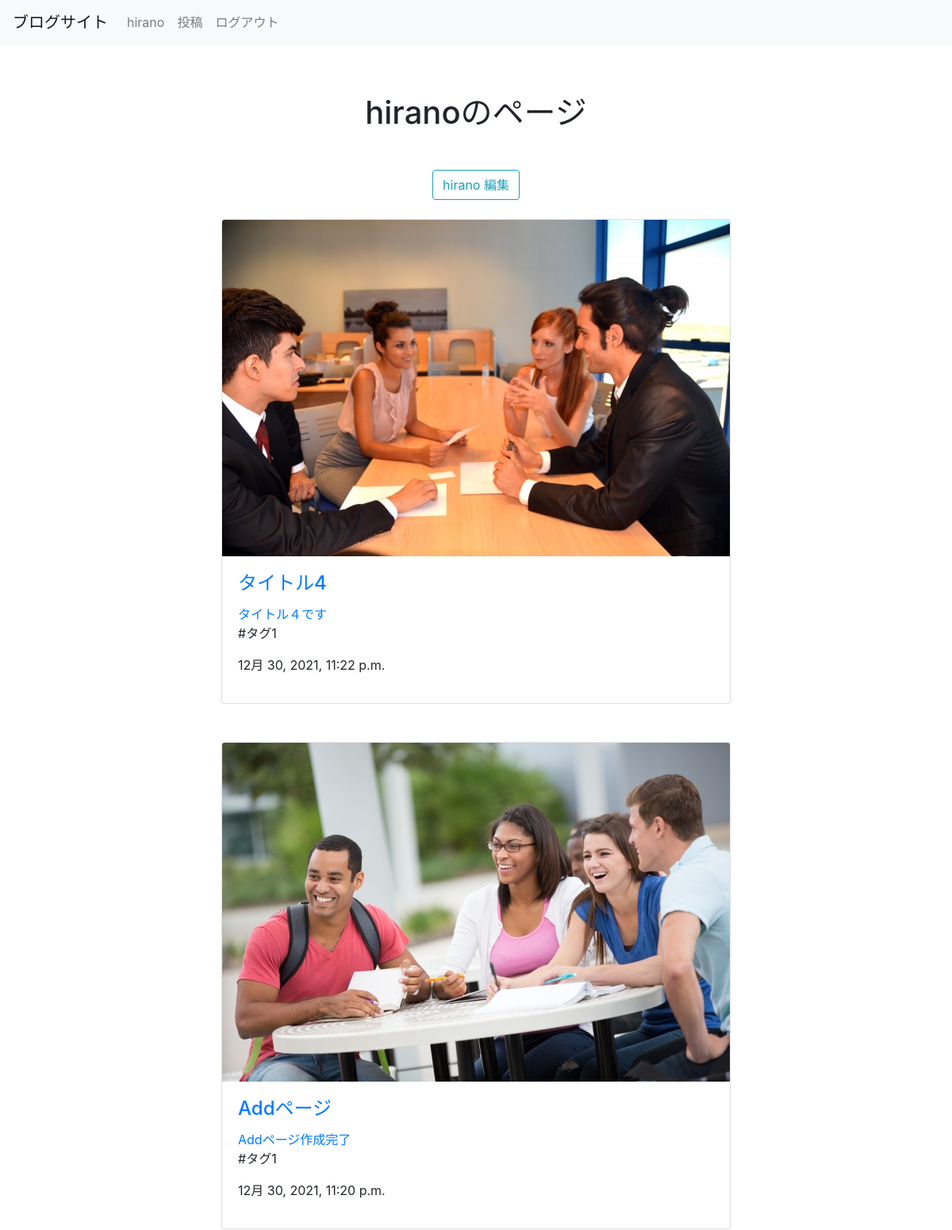
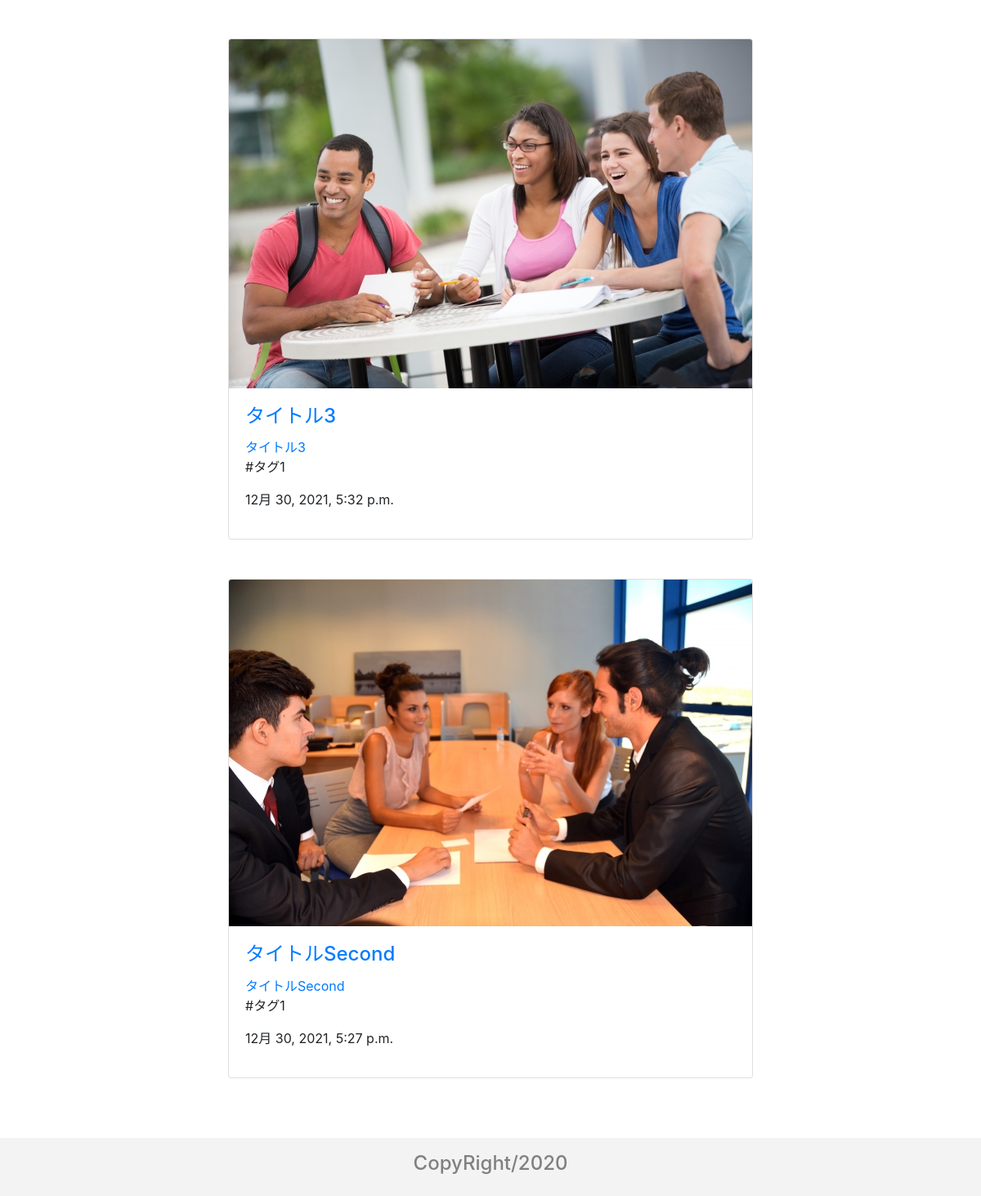
Screenshot of /user/1/ (signed in) with the database file from the repository (2 pictures, top to bottom).
### blog_app/models.py (models this page shows, shortened)
class Post(models.Model):
    title = models.CharField('タイトル', max_length=35)
    text = models.TextField('本文')
    image = models.ImageField('画像', upload_to='images', blank=True)
    created_at = models.DateTimeField('投稿日', default=timezone.now)
    tag = models.ForeignKey(Tag, verbose_name='タグ', on_delete=models.PROTECT)
    user = models.ForeignKey(User, on_delete=models.CASCADE)

class Tag(models.Model):
    tag = models.CharField('タグ名', max_length=50)
    def __str__(self):
        return self.tag

### user_app/views.py (the view)
# urls.py: path('user/<int:user_id>/', detail, name='detail'),
def detail(request, user_id):
    user = get_object_or_404(User, id=user_id)
    posts = user.post_set.all().order_by('-created_at')
    return render(request, 'user_app/detail.html', {'user': user, 'posts': posts})

### templates/user_app/detail.html (shortened to what this page needs)
{% extends 'base.html' %}
{% block content %}
<h1 class="text-center my-5">{{ user.username }}のページ</h1>
{% if request.user == user %}
<div class="text-center"><a href="{% url 'user_app:edit' user_id=user.id %}"><button type="button" class="btn btn-outline-info">{{user}} 編集</button></a></div>
{% endif %}
<div class="d-flex justify-content-center flex-wrap">
 {% for post in posts%}
 <a href="{% url 'blog_app:detail' post_id=post.id %}">
   <div class="card m-4" style="min-width: 300; max-height: 490;">
     {% if post.image %}
     <img style="max-width: 300; max-height: 300;" class="card-img-top" src="{{ post.image.url }}">
     {% else %}
     <div class="p-1 border border-secondary text-center pt-5" style="min-width: 300; min-height: 225;">No Image</div>
     {% endif %}
     <div class="card-body">
       <h4 class="card-title">{{post.title|truncatechars:10 | linebreaksbr}}</h4>
       <p class="card-text">
         {{ post.text|truncatechars:17 }}
       </p>
     </a>
       <p>#{{post.tag}}</p>
       <p>{{post.created_at}}</p>
   </div>
 </div>
 {% endfor %}
{% endblock %}

### templates/header.html (shortened to what this page needs)
<nav class="navbar fixed-top navbar-expand-lg navbar-light bg-light">
    <a class="navbar-brand" href="{% url 'blog_app:index' %}">ブログサイト</a>
    <div class="collapse navbar-collapse" id="navbarTogglerDemo02">
      <ul class="navbar-nav mr-auto mt-2 mt-md-0">
        {% if request.user.is_authenticated %}
        <li class="nav-item">
          <a class="nav-link" href="{% url 'user_app:detail' request.user.id %}">{{request.user.username}}</a>
        </li>
        <li class="nav-item">
          <a class="nav-link" href="{% url 'blog_app:add' %}">投稿</a>
        </li>
        <li class="nav-item">
          <a class="nav-link" href="{% url 'user_app:logout' %}">ログアウト</a>
        </li>
        {% endif %}
      </ul>
    </div>
  </nav>

### static/css/style.css (style rules this page uses)
html { min-height: 100vh; position: relative; padding-bottom: 120px; }

### rows the page displays
Post: image (picture), title "タイトル4", text "タイトル４です", tag "タグ1", created_at "12月 30, 2021, 11:22 p.m."
Post: image (picture), title "Addページ", text "Addページ作成完了", tag "タグ1", created_at "12月 30, 2021, 11:20 p.m."
Post: image (picture), title "タイトル3", text "タイトル3", tag "タグ1", created_at "12月 30, 2021, 5:32 p.m."
Post: image (picture), title "タイトルSecond", text "タイトルSecond", tag "タグ1", created_at "12月 30, 2021, 5:27 p.m."

### other values shown
{{ request.user.username }} "hirano"
{{ user.username }} "hirano"
{{ user }} "hirano"
